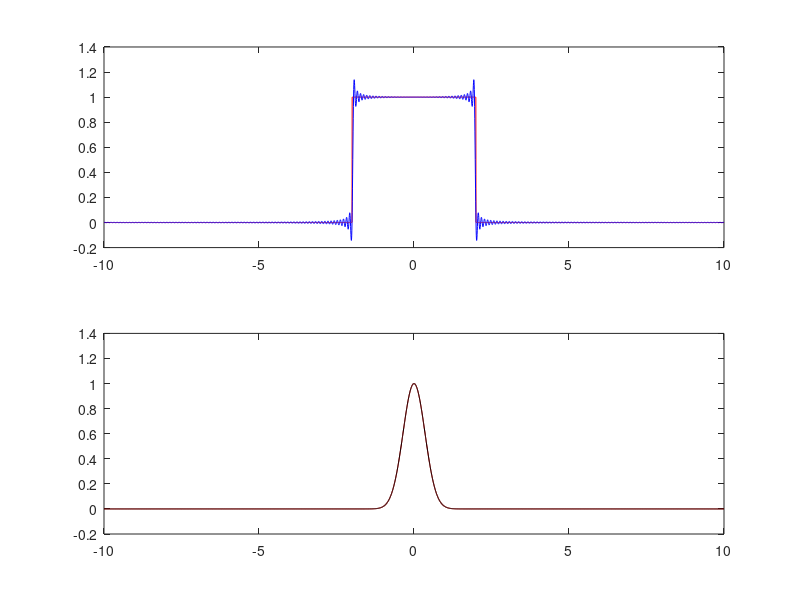

Reproduce this figure in MATLAB.
function lab_1()
T = 2;
A = 1.0;
sigma = 0.5;

% Границы расчетов
mult = 10;
t = -mult:1/200:mult;
x10 = zeros(size(t));
x10((abs(t) - T) < 0) = 1;
x20 = A * exp(-(t/sigma).^2);

% Расчет импульсных функций
pe=20;
delta = 1/pe;
t1 = -mult:delta:mult;
x1 = zeros(size(t1));
x1((abs(t1) - T) < 0) = 1;
x2 = A * exp(-(t1/sigma).^2);

%восстановленный аналоговый сигнал
Q = zeros(length(t1),length(t));

for i=1:length(t1)
    Q(i,:) = sinc((t-t1(i))*pe).*x1(i);
    
end
Q1 = zeros(length(t1),length(t));
for i=1:length(t1)
    Q1(i,:) = sinc((t-t1(i))*pe).*x2(i);
end

x11=sum(Q);
x22=sum(Q1);

figure (1);
subplot(2,1,1)
plot(t,x10,'r',t,x11,'b');
subplot(2,1,2)
plot(t,x20,'r',t,x22,'black');
end


